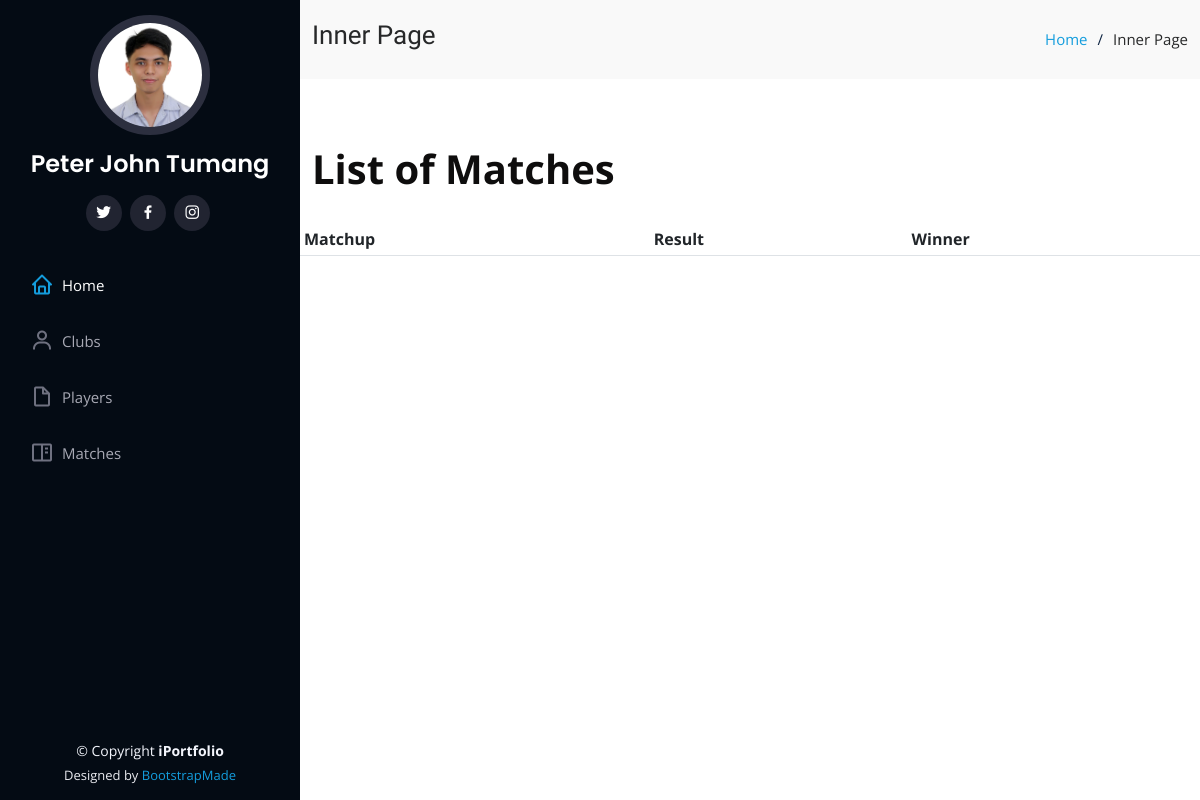
Before: /match/ with the older database file.
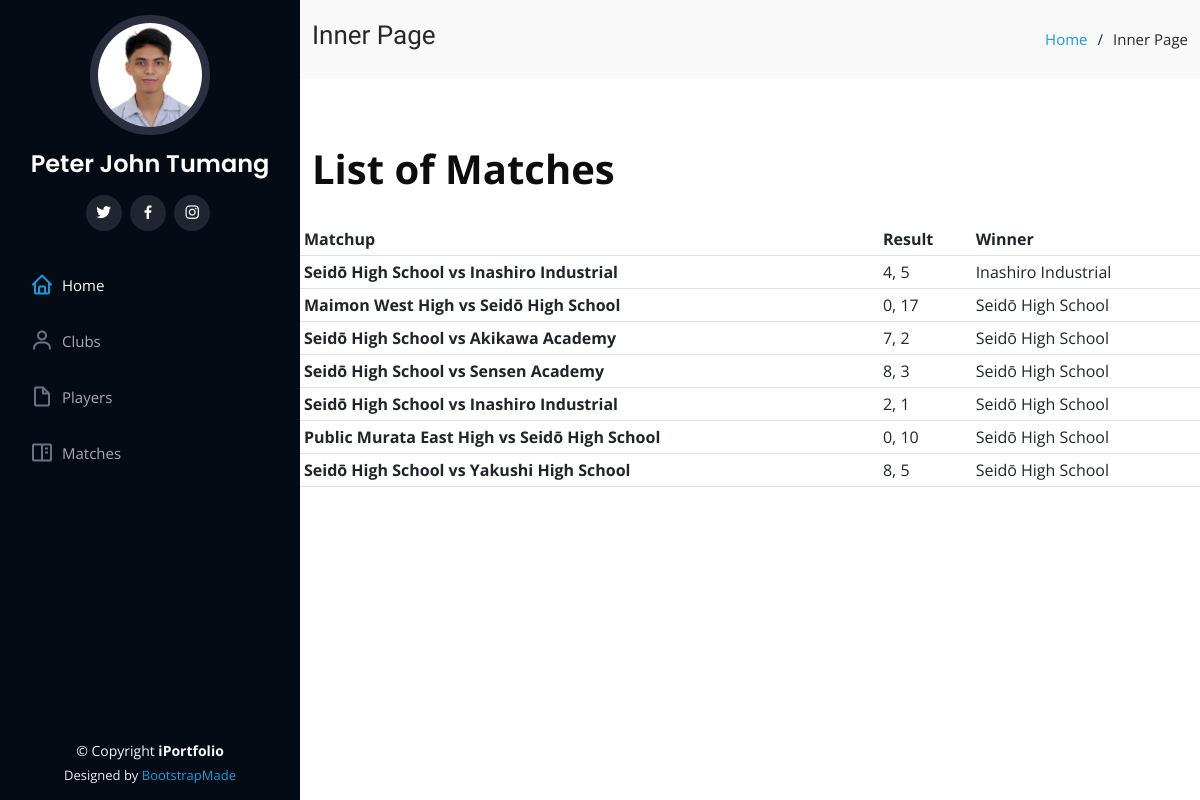
After: the same page with the newer database file.
### baseball/models.py (models this page shows, shortened)
class BaseModel (models.Model):
    created_at = models.DateTimeField(
        auto_now_add=True, db_index=True
    )
    updated_at = models.DateTimeField(auto_now=True)
    class Meta:
        abstract = True

class Match(BaseModel):
    team1 = models.ForeignKey(Club, on_delete=models.CASCADE, related_name = "Team1")
    team2 = models.ForeignKey(Club, on_delete=models.CASCADE, related_name = "Team2")
    score_t1 = models.IntegerField()
    score_t2 = models.IntegerField()
    winner = models.ForeignKey(Club, on_delete=models.CASCADE, related_name = "Winner")
    game_date = models.DateField(default=timezone.now, blank=True, verbose_name="Date of Issuance")

class Club(BaseModel):
    name = models.CharField(max_length=100)
    coach = models.ForeignKey(Person, on_delete=models.CASCADE)
    dorm_latitude = models.DecimalField(max_digits=22, decimal_places=16, null=True, blank=True)
    dorm_longitude = models.DecimalField(max_digits=22, decimal_places=16, null=True, blank=True)
    team_pic = models.ImageField(default="defaultimg.png", null=True, blank=True, verbose_name="Team Image")

### baseball/views.py (the view)
# urls.py: path('match/',views.MatchView.as_view(), name='match'),
class MatchView(ListView):
    model = Match
    context_object_name = 'match'
    template_name = "match.html"
    paginate_by = 15
    def get_context_data(self, **kwargs):
        context = super().get_context_data(**kwargs)
        context['header_text'] = 'List of Matches'
        return context
    def get_queryset(self, *args, **kwargs):
        qs = super(MatchView, self).get_queryset(*args, **kwargs)
        return qs

### landingpage/templates/match.html (shortened to what this page needs)
{% extends 'base.html' %}
{% load static %}
{% block content %}
<div class="container">
  <b style="color:rgb(14, 13, 13);font-size:40px">
    {{ header_text }}
  </b>
<br><br>
    <div class="row">
        <table class="table table-sm">
            <thead>
              <tr>
                <th scope="col">Matchup </th>
                <th scope="col">Result</th>
                <th scope="col">Winner</th>
              </tr>
            </thead>
            <tbody>
                {% for object in object_list %}
              <tr>
                <th scope="row">{{ object.team1.name }} vs {{ object.team2.name }}</th>
                <td>{{ object.score_t1 }}, {{ object.score_t2 }}</td>
                <td>{{ object.winner.name }}</td>
              </tr>
              {% endfor %}
            </tbody>
          </table>
    </div>
  </div>
{% endblock content %}

Changed rows visible on the page:
added Match: team1.name "Seidō High School", team2.name "Inashiro Industrial", score_t1 "4", score_t2 "5", winner.name "Inashiro Industrial"
added Match: team1.name "Maimon West High", team2.name "Seidō High School", score_t1 "0", score_t2 "17", winner.name "Seidō High School"
added Match: team1.name "Seidō High School", team2.name "Akikawa Academy", score_t1 "7", score_t2 "2", winner.name "Seidō High School"
added Match: team1.name "Seidō High School", team2.name "Sensen Academy", score_t1 "8", score_t2 "3", winner.name "Seidō High School"
added Match: team1.name "Seidō High School", team2.name "Inashiro Industrial", score_t1 "2", score_t2 "1", winner.name "Seidō High School"
added Match: team1.name "Public Murata East High", team2.name "Seidō High School", score_t1 "0", score_t2 "10", winner.name "Seidō High School"
added Match: team1.name "Seidō High School", team2.name "Yakushi High School", score_t1 "8", score_t2 "5", winner.name "Seidō High School"
